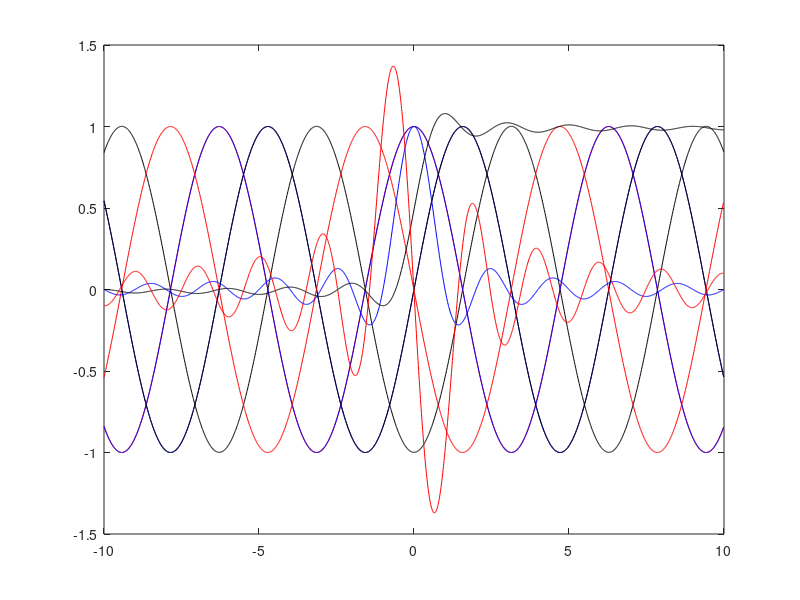

Write the MATLAB code that produced this figure. (Note: this script raises an error after producing the figure.)
%Octave: necessário pacote 'signal'
%pkg load signal

%% sin(x)
clc; clear; close all                          %  limpar a tela, limpar a memoria, fechar todas as janelas
x = -10:0.01:10-0.01;                   %  cria um vetor 'x' com valores de -10 ate 10 com passso de 0.01
y = sin(x);
plot(x,y,'b-'); hold on

for index=1:length(y)
    myintegral(index) = trapz(y(1:index));
end
plot(x,myintegral*1/100+(0.840),'k-')
derivada = diff(y);
plot(x(1:end-1),derivada*100,'r-')

%% cos(x)
clc; clear;
close all
x = -10:0.01:10-0.01;
y = cos(x);
plot(x,y,'b-'); hold on

for index=1:length(y)
    myintegral(index) = trapz(y(1:index));
end
plot(x,myintegral*1/100+(0.544),'k-')
derivada = diff(y);
plot(x(1:end-1),derivada*100,'r-')

%% sinc(x)
clc; clear;
close all
x = -10:0.01:10-0.01;
y = sinc(x);
plot(x,y,'b-'); hold on

for index=1:length(y)
    myintegral(index) = trapz(y(1:index));
end
plot(x,myintegral*1/100+0,'k-')
derivada = diff(y);
plot(x(1:end-1),derivada*100,'r-')

%% degrau unitario(x)
clc; clear;
close all
x = -10:0.01:10-0.01;
y = heaviside(x);
plot(x,y,'b-'); hold on

for index=1:length(y)
    myintegral(index) = trapz(y(1:index));
end
plot(x,myintegral*1/100+0,'k-')
derivada = diff(y);
plot(x(1:end-1),derivada*100,'r-')

%% triangulo(x)
clc; clear;
close all
x = -10:0.01:10-0.01;
y = triangularPulse(x); %Matlab
%y = tripuls(x); %Octave
plot(x,y,'b-'); hold on

for index=1:length(y)
    myintegral(index) = trapz(y(1:index));
end
plot(x,myintegral*1/100+0,'k-')
derivada = diff(y);
plot(x(1:end-1),derivada*100,'r-')

%% rectangular(x)
clc; clear;
close all
x = -10:0.01:10-0.01;
y = rectangularPulse(x); %Matlab
%y = rectpuls(x); %Octave
plot(x,y,'b-'); hold on

for index=1:length(y)
    myintegral(index) = trapz(y(1:index));
end
plot(x,myintegral*1/100+0,'k-')
derivada = diff(y);
plot(x(1:end-1),derivada*100,'r-')

